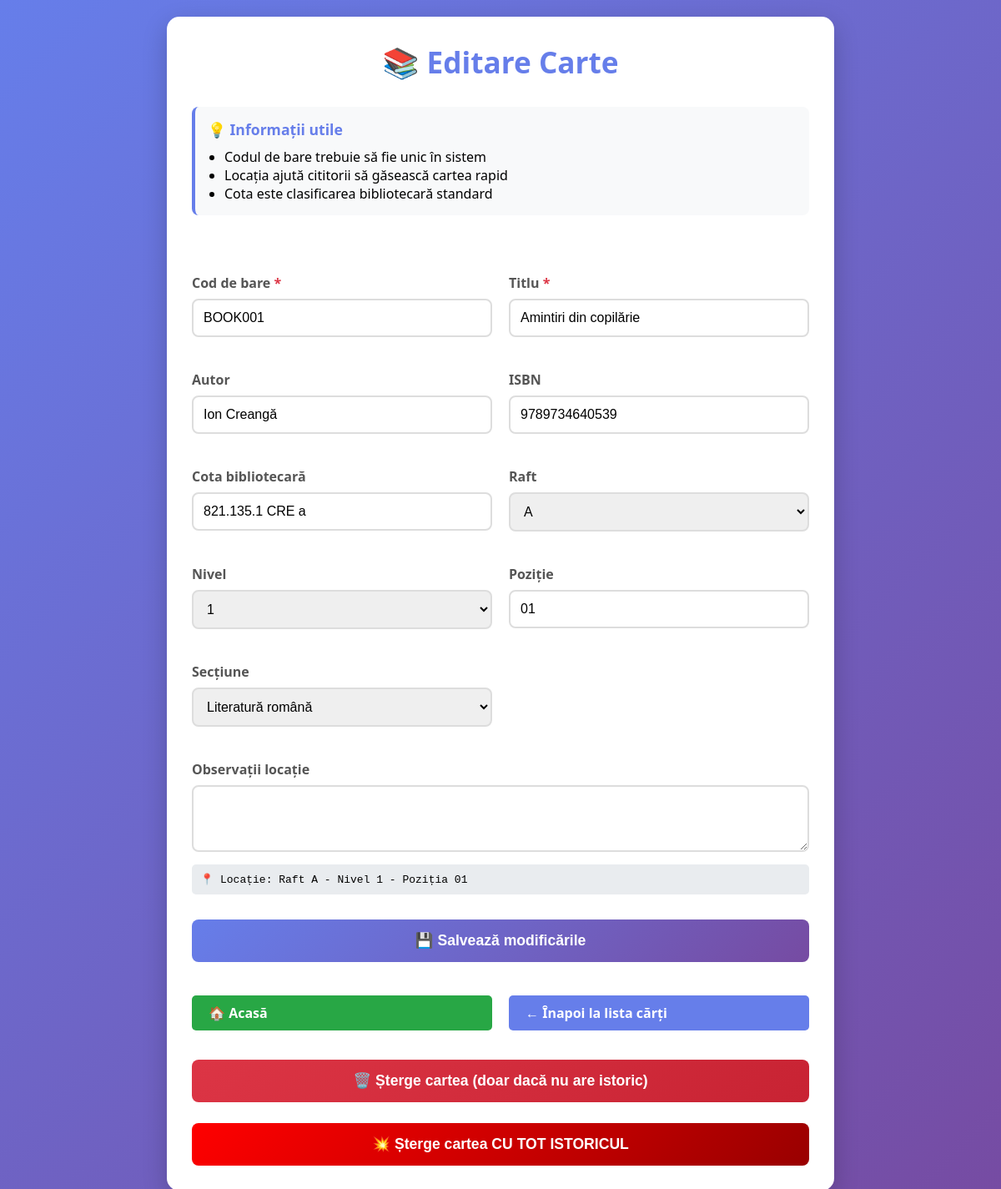
The page /editare_carte.php?id=1 on the database its author committed.
### tables this page shows
CREATE TABLE IF NOT EXISTS carti (
    id INT AUTO_INCREMENT PRIMARY KEY,
    cod_bare VARCHAR(50) UNIQUE NOT NULL,
    titlu VARCHAR(255) NOT NULL,
    autor VARCHAR(255),
    isbn VARCHAR(20),
    cota VARCHAR(50),
    raft VARCHAR(10),
    nivel VARCHAR(10),
    pozitie VARCHAR(10),
    locatie_completa VARCHAR(100) GENERATED ALWAYS AS (CONCAT('Raft ', raft, ' - Nivel ', nivel, ' - Poziția ', pozitie)) STORED,
    sectiune VARCHAR(50),
    observatii_locatie TEXT,
    data_adaugare TIMESTAMP DEFAULT CURRENT_TIMESTAMP,
    INDEX idx_cod_bare (cod_bare),
    INDEX idx_locatie (raft, nivel, pozitie),
    INDEX idx_cota (cota)
);

### editare_carte.php (the view, shortened to what this page needs)
<?php
require_once 'config.php';
$mesaj = '';
$tip_mesaj = '';
$id = (int)$_GET['id'];
$stmt = $pdo->prepare("SELECT * FROM carti WHERE id = ?");
$stmt->execute([$id]);
$carte = $stmt->fetch();
?>
<!DOCTYPE html>
<html lang="ro">
<head>
</head>
<body>
    <div class="container">
        <h1>📚 Editare Carte</h1>
        <div class="info-box">
            <h3>💡 Informații utile</h3>
            <ul style="margin-left: 20px;">
                <li>Codul de bare trebuie să fie unic în sistem</li>
                <li>Locația ajută cititorii să găsească cartea rapid</li>
                <li>Cota este clasificarea bibliotecară standard</li>
            </ul>
        </div>
        <?php if (isset($mesaj)): ?>
            <div class="alert alert-<?php echo $tip_mesaj; ?>">
            </div>
        <?php endif; ?>
		<form method="POST" id="carteForm">
			<div class="form-grid">
				<div class="form-group">
					<label>Cod de bare <span class="required">*</span></label>
					<input type="text" name="cod_bare" value="<?php echo htmlspecialchars($carte['cod_bare']); ?>" required>
				</div>
				<div class="form-group">
					<label>Titlu <span class="required">*</span></label>
					<input type="text" name="titlu" value="<?php echo htmlspecialchars($carte['titlu']); ?>" required>
				</div>
				<div class="form-group">
					<label>Autor</label>
					<input type="text" name="autor" value="<?php echo htmlspecialchars($carte['autor'] ?: ''); ?>">
				</div>
				<div class="form-group">
					<label>ISBN</label>
					<input type="text" name="isbn" value="<?php echo htmlspecialchars($carte['isbn'] ?: ''); ?>">
				</div>
				<div class="form-group">
					<label>Cota bibliotecară</label>
					<input type="text" name="cota" value="<?php echo htmlspecialchars($carte['cota'] ?: ''); ?>">
				</div>
				<div class="form-group">
					<label>Raft</label>
					<select name="raft">
						<?php for($i = 'A'; $i <= 'Z'; $i++): ?>
							<option value="<?php echo $i; ?>" <?php echo $carte['raft'] == $i ? 'selected' : ''; ?>><?php echo $i; ?></option>
						<?php endfor; ?>
					</select>
				</div>
				<div class="form-group">
					<label>Nivel</label>
					<select name="nivel">
						<?php for($i = 1; $i <= 10; $i++): ?>
							<option value="<?php echo $i; ?>" <?php echo $carte['nivel'] == $i ? 'selected' : ''; ?>><?php echo $i; ?></option>
						<?php endfor; ?>
					</select>
				</div>
				<div class="form-group">
					<label>Poziție</label>
					<input type="text" name="pozitie" value="<?php echo htmlspecialchars($carte['pozitie']); ?>" maxlength="2">
				</div>
				<div class="form-group">
					<label>Secțiune</label>
					<select name="sectiune">
						<option value="Literatură română" <?php echo $carte['sectiune'] == 'Literatură română' ? 'selected' : ''; ?>>Literatură română</option>
					</select>
				</div>
				<div class="form-group-full">
					<label>Observații locație</label>
					<textarea name="observatii_locatie"><?php echo htmlspecialchars($carte['observatii_locatie'] ?: ''); ?></textarea>
				</div>
			</div>
			<button type="submit">💾 Salvează modificările</button>
		</form>
		<div class="action-buttons">
			<a href="index.php" class="home-link">🏠 Acasă</a>
			<a href="carti.php" class="back-link">← Înapoi la lista cărți</a>
		</div>
		<form method="POST" style="margin-top: 20px;" onsubmit="return confirm('⚠️ Ești sigur că vrei să ștergi această carte?\n\nAceastă acțiune NU poate fi anulată!')">
			<button type="submit" class="delete-btn">🗑️ Șterge cartea (doar dacă nu are istoric)</button>
		</form>
		<form method="POST" style="margin-top: 10px;" onsubmit="return confirm('🚨 ATENȚIE!\n\nVei șterge cartea ȘI TOATE împrumuturile ei din istoric!\n\nAceastă acțiune NU poate fi anulată!\n\nEști absolut sigur?')">
			<button type="submit" class="delete-btn" style="background: linear-gradient(135deg, #ff0000 0%, #990000 100%);">
				💥 Șterge cartea CU TOT ISTORICUL
			</button>
		</form>
    </div>
</body>
</html>

### editare_carte.php (style rules this page uses)
* { margin: 0; padding: 0; box-sizing: border-box; }
body { font-family: 'Segoe UI', Tahoma, Geneva, Verdana, sans-serif; background: linear-gradient(135deg, #667eea 0%, #764ba2 100%); min-height: 100vh; padding: 20px; }
.container { max-width: 800px; margin: 0 auto; background: white; border-radius: 15px; padding: 30px; box-shadow: 0 10px 30px rgba(0,0,0,0.2); }
h1 { color: #667eea; margin-bottom: 30px; font-size: 2.2em; text-align: center; }
.form-grid { display: grid; grid-template-columns: 1fr 1fr; gap: 20px; }
.form-group { margin-bottom: 20px; }
.form-group-full { grid-column: 1 / -1; margin-bottom: 20px; }
label { display: block; margin-bottom: 8px; font-weight: 600; color: #555; font-size: 1em; }
input, select, textarea { width: 100%; padding: 12px; border: 2px solid #ddd; border-radius: 8px; font-size: 1em; transition: border-color 0.3s; }
textarea { resize: vertical; min-height: 80px; }
.required { color: #dc3545; font-weight: bold; }
button { width: 100%; padding: 15px; background: linear-gradient(135deg, #667eea 0%, #764ba2 100%); color: white; border: none; border-radius: 8px; font-size: 1.1em; font-weight: 600; cursor: pointer; margin-top: 10px; transition: transform 0.2s, box-shadow 0.2s; }
.delete-btn { background: linear-gradient(135deg, #dc3545 0%, #c82333 100%); margin-top: 15px; }
.action-buttons { display: flex; gap: 10px; margin-top: 20px; }
.action-buttons a, .action-buttons button { flex: 1; }
.alert { padding: 15px; border-radius: 8px; margin-bottom: 20px; grid-column: 1 / -1; }
.back-link, .home-link { display: inline-block; margin-top: 20px; color: white; text-decoration: none; font-weight: 600; padding: 10px 20px; border-radius: 5px; transition: all 0.3s; }
.home-link { background: #28a745; margin-right: 10px; }
.back-link { background: #667eea; color: white; }
.info-box { background: #f8f9fa; border-left: 4px solid #667eea; padding: 15px; border-radius: 8px; margin-bottom: 20px; grid-column: 1 / -1; }
.info-box h3 { color: #667eea; margin-bottom: 10px; font-size: 1.1em; }

### rows shown on the page
carti: cod_bare "BOOK001", titlu "Amintiri din copilărie", autor "Ion Creangă", isbn "9789734640539", cota "821.135.1 CRE a", raft "A", nivel "1", pozitie "01", sectiune "Literatură română"
